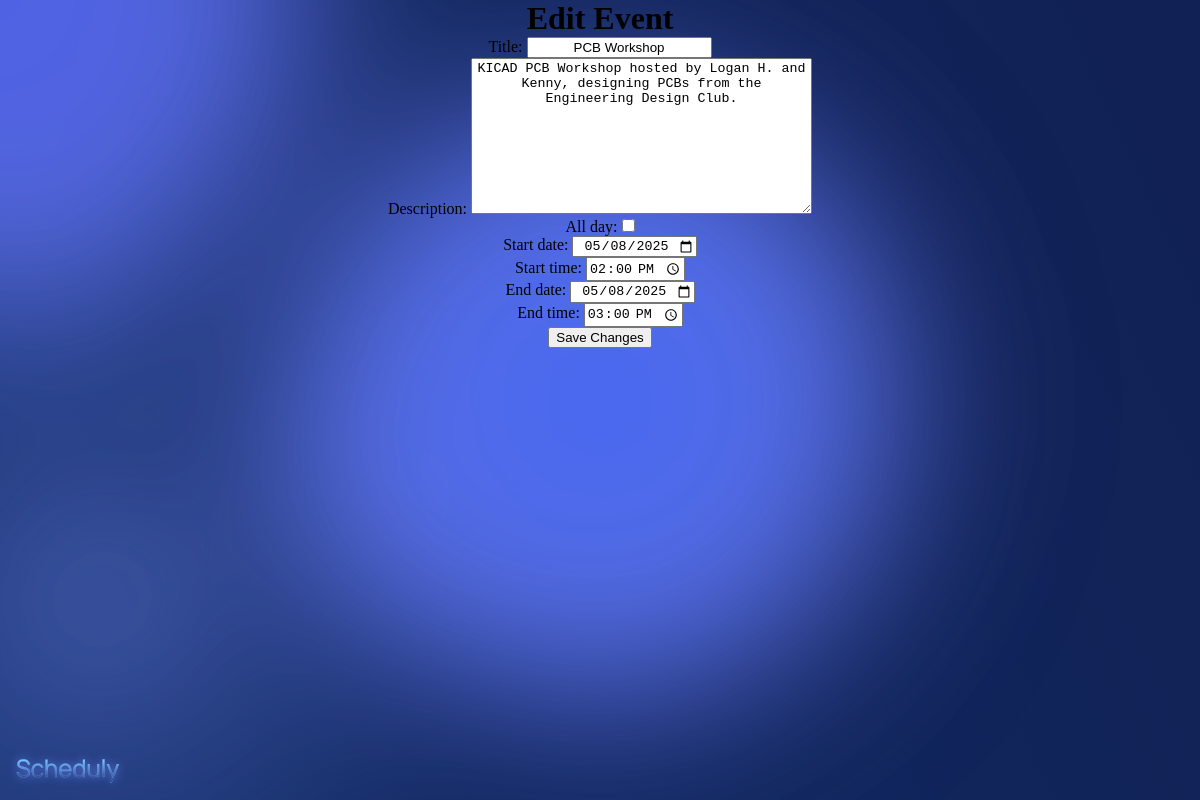
The app's page /event/5/edit/ (signed in) with its own data.
### Sched_App/models.py (models this page shows, shortened)
class Event(models.Model):
    user        = models.ForeignKey(settings.AUTH_USER_MODEL, on_delete=models.CASCADE)
    title       = models.CharField(max_length=100)
    description = models.TextField(blank=True)
    all_day     = models.BooleanField(default=False)
    start_date = models.DateField(null=True, blank=True)
    start_time  = models.TimeField(null=True, blank=True)
    end_date   = models.DateField(null=True, blank=True)
    end_time    = models.TimeField(null=True, blank=True)
    created_at  = models.DateTimeField(auto_now_add=True)

### Sched_App/views.py (the view)
# urls.py: path('event/<int:pk>/edit/', views.edit_event, name='edit_event'),
@login_required
def edit_event(request, pk):
    ev = get_object_or_404(Event, pk=pk, user=request.user)
    if request.method == 'POST':
        data = request.POST.copy()
        if data.get('all_day'):
            sd = data.get('single_date')
            data['start_date'] = sd
            data['end_date']   = sd
            data['start_time'] = ''
            data['end_time']   = ''
        form = EventForm(data, instance=ev)
        if form.is_valid():
            form.save()
            return redirect('home-page')
    else:
        form = EventForm(instance=ev)
    return render(request, 'edit_event.html', {
        'form': form,
        'event': ev
    })

### Sched_App/forms.py
class EventForm(forms.ModelForm):
    class Meta:
        model = Event
        fields = [
            'title',
            'description',
            'all_day',
            'start_date',
            'start_time',
            'end_date',
            'end_time',
        ]
        widgets = {
            'start_date': forms.DateInput(attrs={'type': 'date'}),
            'end_date':   forms.DateInput(attrs={'type': 'date'}),
            'start_time': forms.TimeInput(attrs={'type': 'time'}),
            'end_time':   forms.TimeInput(attrs={'type': 'time'}),
        }

### Sched_App/templates/edit_event.html (shortened to what this page needs)
{% extends "base.html" %}
{% block content %}
  <h1>Edit Event</h1>
  <form method="post">
    {{ form.as_p }}
    <button type="submit">Save Changes</button>
  </form>
{% endblock %}

### Sched_App/static/main.css (style rules this page uses)
*,*::before,*::after { margin:0; box-sizing:border-box; text-align:center; position:relative; }

### records on screen
Event: title "PCB Workshop", description "KICAD PCB Workshop hosted by Logan H. and Kenny, designing PCBs from the Engineering Design Club.", start_date "05/08/2025", start_time "14:00:00", end_date "05/08/2025", end_time "15:00:00"
